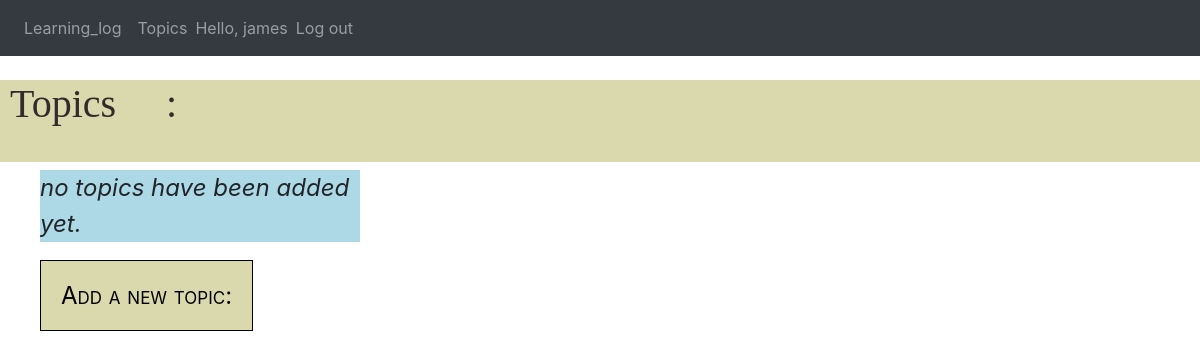
Before: /topics (signed in) with the older database file.
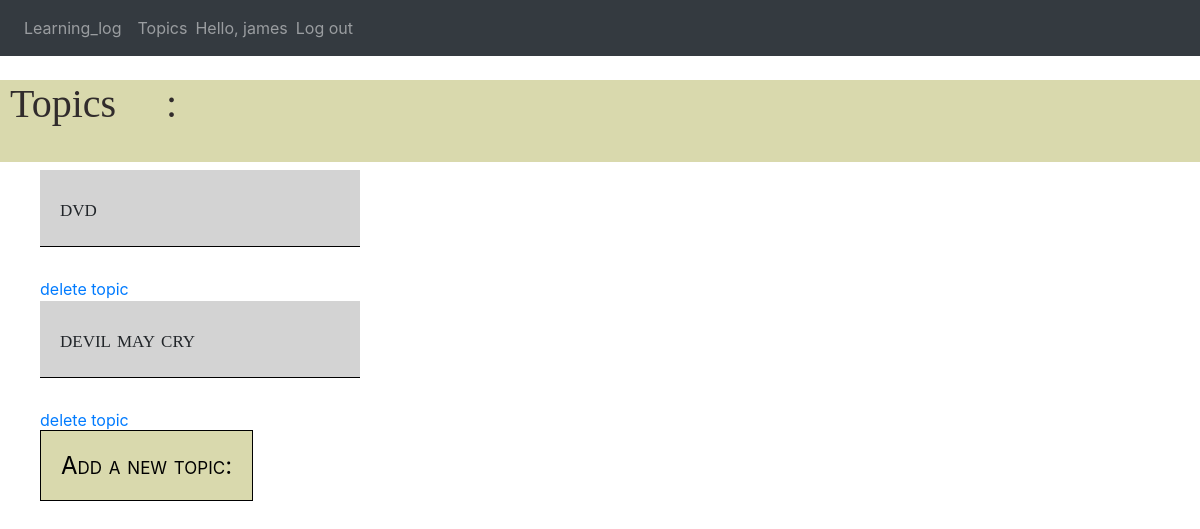
After: the same page with the newer database file.
### learn/models.py (models this page shows)
class Topic(models.Model):
    text = models.CharField(max_length=200)
    date_added = models.DateTimeField(auto_now_add=True)
    owner = models.ForeignKey(User,on_delete=models.DO_NOTHING,related_name='topics')
    def __str__(self):
        return self.text

### learn/views.py (the view)
# urls.py: path("topics", views.topics, name='topics'),
@login_required()
def topics(request):
    topics = Topic.objects.filter(owner=request.user).order_by('date_added')
    context = {'topics': topics}
    return render(request, 'topics.html', context)

### templates/topics.html (shortened to what this page needs)
{% extends "base.html" %}
{% block content%}
<div class="asd">
    <h1 class="ashish">Topics : </h1>
</div>
<ul class="ac">
    {%for topic in topics%}
    <li class="da">
        <a class="ax" href="{% url 'learn:topic1' topic.id %}">{{ topic }}</a>
    </li>
    <li>
        <a href="{% url 'learn:deltopic' topic.id %}"> delete topic</a>
    </li>
    {%empty%}
    <li class="kol">no topics have been added yet.</li>
    {% endfor %}
</ul>
<a class="addtopic" href="{% url 'learn:new_topic' %}">Add a new topic:</a>
{%endblock content%}

### templates/base.html (shortened to what this page needs)
<!DOCTYPE html>
{% load static %}
<html lang="en">
<head>
    <link rel="stylesheet" href="{% static 'ok.css' %}" type="text/css">
    <link rel="stylesheet" href="{% static 'topic.css' %}" type="text/css">
    <link rel="stylesheet" href="https://maxcdn.bootstrapcdn.com/bootstrap/4.5.2/css/bootstrap.min.css">
</head>
<body>
<nav class="navbar navbar-expand-sm bg-dark navbar-dark">
  <ul class="navbar-nav">
    <li class="nav-item">
      <a class="nav-link" href="{% url 'learn:index'%}">Learning_log</a>
    </li>
    <li class="nav-item">
      <a class="nav-link" href="{% url 'learn:topics'%}">Topics</a>
    </li>
     {% if user.is_authenticated %}
      <li class="nav-item">
      <span class="navbar-text">Hello, {{user.username}}</span>
    </li>
      <li class="nav-item">
      <a class="nav-link" href="{% url 'users:logout12' %}" >Log out</a>
    </li>
{% endif %}
  </ul>
</nav>
<br>
    {% block content %}{% endblock content %}
</body>
</html>

### static/ok.css (style rules this page uses)
.ashish { background-color:#d9d9ad; color:#312c2c; font-family: emoji; margin-left:10px; height: 82px; }
.ac { list-style-type:none; margin-left:0px; width:30%; }
.da { padding:20px; background-color:lightgray; border-bottom:1px solid black; margin-bottom:30px }
.ax { font-size: x-large; color: currentcolor; font-family: -webkit-body; font-variant-caps: petite-caps; }
.asd { background-color:#d9d9ad; }
.addtopic { border: 1px solid black; padding: 20px; background-color: #d9d9ad; color: black; font-variant: petite-caps; font-size: x-large; margin-left: 40px; }

Changed rows visible on the page:
added Topic: text "dvd"
added Topic: text "devil may cry"
Other visible differences:
text no longer shown: "no topics have been added yet."
